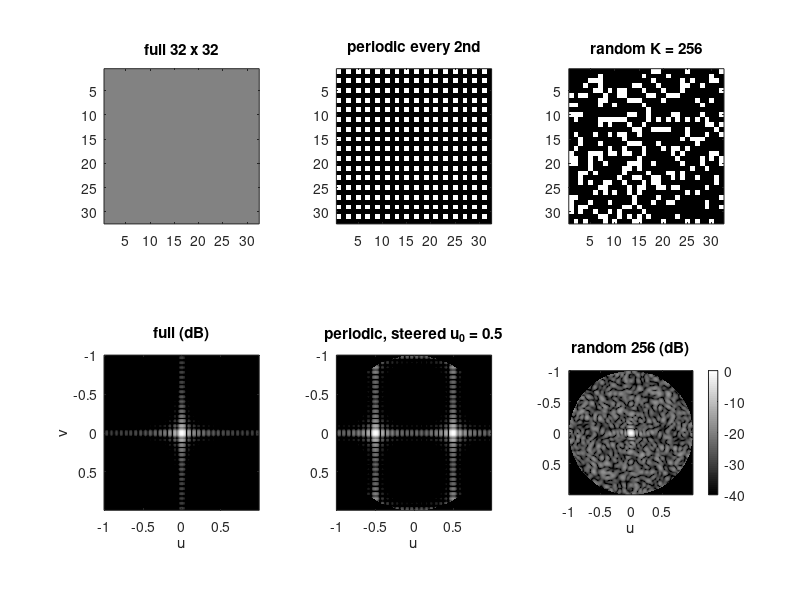
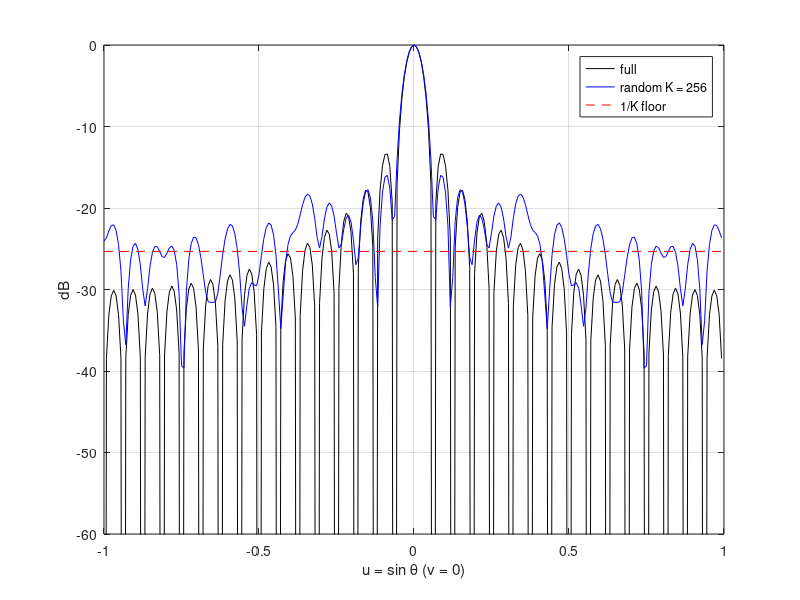
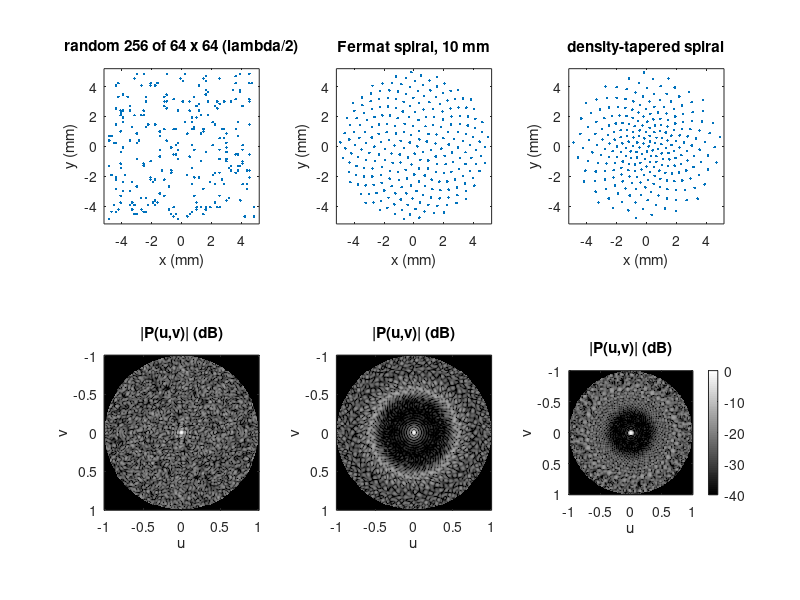

Source code (MATLAB) for these figures, in order:
%% m19_sparse_2d_array.m  --  2D matrix array: full, periodic and random sparse layouts
% Purpose : narrowband far-field pattern of a 32 x 32 lambda/2 matrix by 2D FFT, in sine space
%           (u, v) = (sin th cos phi, sin th sin phi). Compares the fully populated aperture, a
%           periodic layout (every 2nd element in x and y) and random layouts with K elements.
%           For random layouts the mean sidelobe power relative to the peak is predicted by the
%           random-walk formula (N^2 - K)/(K (N^2 - 1)) ~ 1/K.
% Change  : K values, number of random draws, pad size P; spiral taper wfun, aperture R.
% Expect  : full PSL -13.3 dB (rect, along the axes; -13.4 on this FFT grid); periodic every-2nd: grating lobes
%           at 0 dB at endfire (|u| = 1), and at u = -0.5 when steered to u0 = 0.5;
%           random K = 128 / 256 / 512 (20 draws): mean sidelobe about -21.6 / -25.0 / -29.2 dB vs
%           -21.6 / -25.3 / -30.1 dB predicted; peak sidelobe of a single draw about -9 to -15 dB.
%           Channel count of the full aperture: 1024; data rate 1024 x 40 MHz x 12 bit = 492 Gb/s.
%           Off-grid layouts, 256 elements on a 10 mm aperture at 5 MHz (direct sum): random on a 64 x 64
%           lambda/2 grid, Fermat spiral, density-tapered spiral: mean sidelobe about -24.4 / -24.8 / -24.4 dB
%           (1/K = -24.1 dB), PSL -15.3 / -13.8 / -15.1 dB, -6 dB main-lobe width 0.037 / 0.043 / 0.051 in u.
% Base MATLAB only; runs in MATLAB R2019b+ and GNU Octave 8.
clear; close all; rng(1);

N = 32; P = 256;                                     % elements per side, FFT size
fprintf('Full matrix: %d elements; raw data %.0f Gb/s at 40 MHz, 12 bit\n', N^2, N^2*40e6*12/1e9);
uu = ((0:P-1) - P/2) / P * 2;                        % u for d = lambda/2: u = (lambda/d) f = 2 f
[U, V] = meshgrid(uu, uu);
vis  = (U.^2 + V.^2) <= 1;                           % visible region
ml   = 2/N;                                          % first null of the full aperture (u = lambda/(N d))
main = (abs(U) < ml) & (abs(V) < ml);
side = vis & ~main;
pat  = @(mask) fftshift(abs(fft2(mask, P, P)));      % |array factor|, unnormalized

%% Full and periodic layouts
A = pat(ones(N)); A = A / max(A(:));
fprintf('full aperture        : PSL %6.1f dB, mean sidelobe %6.1f dB\n', 20*log10(max(A(side))), 10*log10(mean(A(side).^2)));
mp = zeros(N); mp(1:2:end, 1:2:end) = 1;
Ap = pat(mp); Ap = Ap / max(Ap(:));
fprintf('periodic every 2nd   : %d elements, highest lobe outside main %5.1f dB (grating lobes at endfire, |u| = 1)\n', sum(mp(:)), 20*log10(max(Ap(side))));
u0 = 0.5; ramp = repmat(exp(1i*pi*u0*(0:N-1)), N, 1);   % steer to u0 along x (d = lambda/2: phase pi u0 per element)
Aps = pat(mp .* ramp); Aps = Aps / max(Aps(:));
sides = vis & ~((abs(U - u0) < ml) & (abs(V) < ml));
[~, ig] = max(Aps(:) .* sides(:));
fprintf('periodic, steered u0 = %.1f: highest lobe %5.1f dB at u = %.2f (grating lobe at u0 - 1)\n', u0, 20*log10(Aps(ig)), U(ig));

%% Random layouts
Ks = [128 256 512]; nd = 20;
fprintf('\n   K   mean SL (sim)   predicted   PSL mean (min..max)\n');
for K = Ks
    msl = zeros(1, nd); psl = zeros(1, nd);
    for t = 1:nd
        m = zeros(N); idx = randperm(N^2); m(idx(1:K)) = 1;
        Ar = pat(m); Ar = Ar / max(Ar(:));
        msl(t) = 10*log10(mean(Ar(side).^2)); psl(t) = 20*log10(max(Ar(side)));
        if K == 256 && t == 1, m256 = m; A256 = Ar; end
    end
    fprintf('%5d     %6.1f        %6.1f      %5.1f (%5.1f..%5.1f)\n', K, mean(msl), 10*log10((N^2 - K)/(K*(N^2 - 1))), mean(psl), min(psl), max(psl));
end

%% Off-grid layouts with 256 elements on a 10 mm aperture (same layouts as the page drawing)
% Direct phasor sum (positions are not on a grid, so no FFT): P(u,v) = sum exp(j 2 pi (x u + y v)/lambda).
lam = 0.308; R = 5; Ke = 256; n = (0:Ke-1)'; ga = pi*(3 - sqrt(5));   % mm, golden angle 137.5 deg
rF = R*sqrt((n + 0.5)/Ke);                                           % Fermat spiral: uniform density
wfun = @(r) 0.25 + 0.75*0.5*(1 + cos(pi*r/R));                       % density taper (pedestal + raised cosine)
rr = linspace(0, R, 4001); cw = [0, cumsum(wfun((rr(1:end-1) + rr(2:end))/2) .* 2*pi.*(rr(1:end-1) + rr(2:end))/2 .* diff(rr))];
rT = interp1(cw, rr, (n + 0.5)/Ke*cw(end));                          % invert the cumulative count
idx = randperm(64^2, Ke)'; gx = (mod(idx - 1, 64) - 31.5)*0.154; gy = (floor((idx - 1)/64) - 31.5)*0.154;
lay = {gx, gy; rF.*cos(n*ga), rF.*sin(n*ga); rT.*cos(n*ga), rT.*sin(n*ga)};
names = {'random 256 of 64 x 64 (lambda/2)', 'Fermat spiral, 10 mm', 'density-tapered spiral'};
ug = linspace(-1, 1, 161); [Ug, Vg] = meshgrid(ug, ug); visg = (Ug.^2 + Vg.^2) <= 1;
uc = linspace(-0.15, 0.15, 601);                                      % fine cut for the main lobe
fprintf('\n10 mm aperture, 256 elements, 5 MHz (1/K = %.1f dB):\n', 10*log10(1/Ke));
fprintf('   layout                              PSL     mean SL   -6 dB width (u)\n');
Aoff = cell(1, 3);
for k = 1:3
    x = lay{k, 1}; y = lay{k, 2};
    A2 = abs(exp(1i*2*pi/lam*(Ug(:)*x' + Vg(:)*y')) * ones(Ke, 1)) / Ke; A2 = reshape(A2, size(Ug));
    ac = abs(exp(1i*2*pi/lam*(uc(:)*x')) * ones(Ke, 1)) / Ke;
    w6 = 2*max(uc(ac >= 0.5));                                        % full -6 dB width of the main lobe
    sideg = visg & (sqrt(Ug.^2 + Vg.^2) > 1.5*w6);                     % exclude the main lobe
    fprintf('   %-34s %6.1f    %6.1f      %.4f\n', names{k}, 20*log10(max(A2(sideg))), 10*log10(mean(A2(sideg).^2)), w6);
    Aoff{k} = A2;
end

%% Figures
dBimg = @(X) max(20*log10(X + 1e-12), -40) .* vis - 45*(~vis);
figure('Name', 'Sparse 2D arrays');
subplot(2, 3, 1); imagesc(ones(N)); axis image; title('full 32 x 32'); colormap(gray);
subplot(2, 3, 2); imagesc(mp); axis image; title('periodic every 2nd');
subplot(2, 3, 3); imagesc(m256); axis image; title('random K = 256');
subplot(2, 3, 4); imagesc(uu, uu, dBimg(A));    axis image; caxis([-40 0]); xlabel('u'); ylabel('v'); title('full (dB)');
subplot(2, 3, 5); imagesc(uu, uu, dBimg(Aps));  axis image; caxis([-40 0]); xlabel('u'); title('periodic, steered u_0 = 0.5');
subplot(2, 3, 6); imagesc(uu, uu, dBimg(A256)); axis image; caxis([-40 0]); xlabel('u'); title('random 256 (dB)'); colorbar;
figure('Name', 'Cuts v = 0');
plot(uu, 20*log10(A(P/2+1, :) + 1e-12), 'k', uu, 20*log10(A256(P/2+1, :) + 1e-12), 'b'); hold on;
plot([-1 1], 10*log10((N^2 - 256)/(256*(N^2 - 1)))*[1 1], 'r--');
ylim([-60 0]); grid on; xlabel('u = sin \theta (v = 0)'); ylabel('dB'); legend('full', 'random K = 256', '1/K floor');
figure('Name', 'Off-grid 256-element layouts on 10 mm');
dBg = @(X) max(20*log10(X + 1e-12), -40) .* visg - 45*(~visg);
for k = 1:3
    subplot(2, 3, k); plot(lay{k, 1}, lay{k, 2}, '.', 'MarkerSize', 6); axis image; axis([-5.2 5.2 -5.2 5.2]); xlabel('x (mm)'); ylabel('y (mm)'); title(names{k});
    subplot(2, 3, 3 + k); imagesc(ug, ug, dBg(Aoff{k})); axis image; caxis([-40 0]); xlabel('u'); ylabel('v'); title('|P(u,v)| (dB)');
end
colormap(gray); colorbar;
